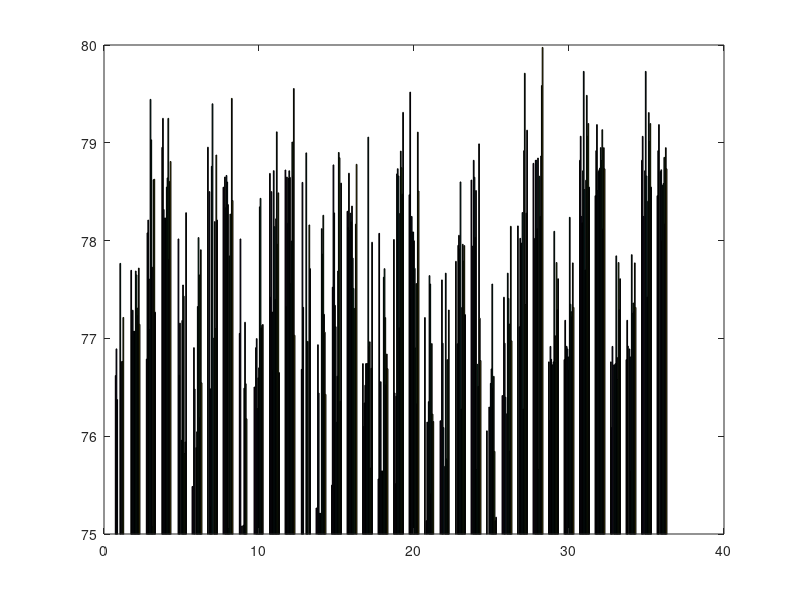

Source code (MATLAB): (Note: this script raises an error after producing the figure.)
y = [0,76.62,76.893,76.374,73.182,73.182,73.182,77.767,76.764,73.182,76.764,77.214,73.182;
0,77.696,77.028,77.288,77.072,77.072,77.072,77.689,77.649,77.31,77.234,77.719,77.144;
0,76.788,78.079,78.21,77.608,77.091,79.444,79.03,77.729,75.074,78.622,78.627,77.268;
0,78.953,79.25,78.318,78.23,78.23,78.23,78.547,78.641,79.25,77.808,78.606,78.809;
74.822,73.264,78.017,76.624,77.156,74.952,75.958,77.183,77.546,77.432,75.823,75.941,78.285;
75.486,74.482,76.905,76.482,74.806,75.883,76.045,77.326,78.031,77.649,76.192,77.906,76.546;
78.955,73.952,78.501,76.485,75.28,78.759,79.399,74.838,77.004,78.194,77.1,78.875,78.21;
78.546,73.672,78.65,78.335,78.666,78.599,78.368,75.055,77.843,78.271,73.488,79.454,78.41;
73.7,77.051,78.017,74.846,75.082,73.7,75.09,76.491,77.165,76.536,76.178,74.656,74.053;
76.503,68.528,76.905,76.998,76.283,76.597,76.699,78.345,78.432,77.107,77.134,77.142,72.503;
78.687,77.421,78.501,77.27,76.676,78.715,78.142,77.399,78.223,79.112,77.962,78.488,76.65;
78.722,77.326,78.65,78.177,78.636,78.714,78.646,77.558,77.995,79.008,78.661,79.555,77.032;
72.38,76.683,78.595,77.317,72.38,72.38,72.38,78.897,76.969,76.969,74.888,78.16,77.713;
75.266,72.603,76.935,76.441,75.211,75.211,75.211,78.122,77.861,78.259,77.246,77.063,76.428;
75.5,77.523,78.774,78.283,77.338,77.119,76.142,76.614,77.689,78.901,78.847,76.358,78.588;
78.3,78.133,78.689,78.103,78.28,78.191,78.353,77.821,77.511,77.307,73.88,78.168,78.78;
76.742,76.098,76.34,76.521,76.742,76.742,76.742,79.058,76.917,76.965,75.674,76.695,77.983;
75.563,78.074,75.873,76.557,75.644,75.644,75.644,77.625,77.713,77.212,76.526,76.84,76.69;
78.011,76.442,75.514,76.409,78.682,78.735,78.661,77.108,78.278,78.915,78.745,78.475,79.311;
78.469,79.518,77.406,78.247,78.088,78.088,77.998,77.716,76.902,77.561,76.332,79.109,78.507;
77.213,35.362,75.136,76.144,74.423,76.353,77.642,77.556,75.411,76.947,76.226,76.15,74.823;
76.158,68.717,77.598,76.951,76.088,73.362,75.692,77.667,75.768,76.783,75.756,77.29,74.085;
77.788,69.229,76.945,77.951,78.054,77.914,78.6,76.278,77.316,77.962,77.79,77.949,77.243;
78.619,42.392,77.945,78.821,78.648,78.033,78.512,75.659,76.735,76.51,78.989,77.206,76.774;
76.055,14.303,74.685,76.298,73.868,76.54,76.688,77.556,76.491,76.612,75.845,75.136,75.172;
76.416,68.879,77.421,76.951,76.399,73.506,76.23,77.667,77.409,77.147,75.849,78.146,76.975;
78.15,67.178,77.119,78.023,77.948,77.975,78.287,76.278,78.919,79.711,77.346,78.281,79.129;
78.79,24.453,78.023,78.821,78.821,78.122,78.844,75.659,78.658,78.247,78.865,79.585,79.975;
76.76,76.161,76.918,76.786,76.729,76.729,76.76,78.095,77.028,76.764,77.776,77.293,77.61;
76.783,77.185,76.921,76.917,76.892,76.811,76.677,78.238,77.349,77.273,77.222,77.772,77.317;
78.821,79.067,78.247,78.182,78.714,79.73,78.522,77.7,78.617,79.485,79.067,79.197,78.547;
78.459,78.919,79.186,78.512,78.706,78.724,78.742,78.951,78.819,79.134,78.12,78.95,78.734;
76.76,76.088,76.918,0,76.729,76.729,76.742,77.844,76.805,76.579,77.776,77.293,77.61;
76.783,77.185,76.921,73.542,76.892,76.811,75.644,77.856,77.257,77.362,77.274,77.772,77.317;
78.821,79.066,78.247,0,78.714,79.73,78.661,77.423,78.402,79.309,79.014,79.197,78.547;
78.459,78.919,79.186,71.565,78.706,78.724,77.998,78.566,78.584,78.851,78.171,78.95,78.734];


fig = figure;
h = bar(y,'hist');
ylim([75 80]);
xticklabel_rotate([1 2 3 4 5 6 7 8 9 10 11 12 13 14 15 16 17 18 19 20 21 22 23 24 25 26 27 28 29 30 31 32 33 34 35 36], 90, {'J48', 'NB', 'RF', 'SVM', 'HV-VC-J48', 'HV-VC-NB', 'HV-VC-RF', 'HV-VC-SVM', 'HV-CFC-J48', 'HV-CFC-NB', 'HV-CFC-RF', 'HV-CFC-SVM', 'H-VC-J48', 'H-VC-NB', 'H-VC-RF', 'H-VC-SVM', 'H-CFC-J48', 'H-CFC-NB', 'H-CFC-RF', 'H-CFC-SVM', 'VH-VC-J48', 'VH-VC-NB', 'VH-VC-RF', 'VH-VC-SVM', 'VH-CFC-J48', 'VH-CFC-NB', 'VH-CFC-RF', 'VH-CFC-SVM', 'V-VC-J48', 'V-VC-NB', 'V-VC-RF', 'V-VC-SVM', 'V-CFC-J48', 'V-CFC-NB', 'V-CFC-RF', 'V-CFC-SVM'} ,'Fontsize',8);
colormap('default');
grid on
l = cell(1,13);
l{1}='NoR'; l{2}='R1'; l{3}='R1-1'; l{4}='R1-2'; l{5}='R2'; l{6}='R2-1'; l{7}='R2-2'; l{8}='R3-1'; l{9}='R3-2';l{10}='R3-3'; l{11}='R4-1'; l{12}='R4-2'; l{13}='R4-3';   
legend(h, l, 'Location', 'eastoutside');

title('Performances of the ensemble models on MIMIC-III Adult Dataset', 'FontSize',14,'FontWeight','bold');
ylabel('Fwa score in percentage', 'FontSize', 12, 'FontWeight', 'bold');
xlabel('Ensemble Models', 'FontSize', 12, 'FontWeight', 'bold');

set(fig, 'Units', 'Inches');
pos = get(fig, 'Position');
set(fig, 'PaperPositionMode', 'Auto', 'PaperUnits', 'Inches', 'PaperSize', [pos(3), pos(4)]);
print(fig, 'mimic3_adult24hrs_full', '-dpdf', '-r0');

